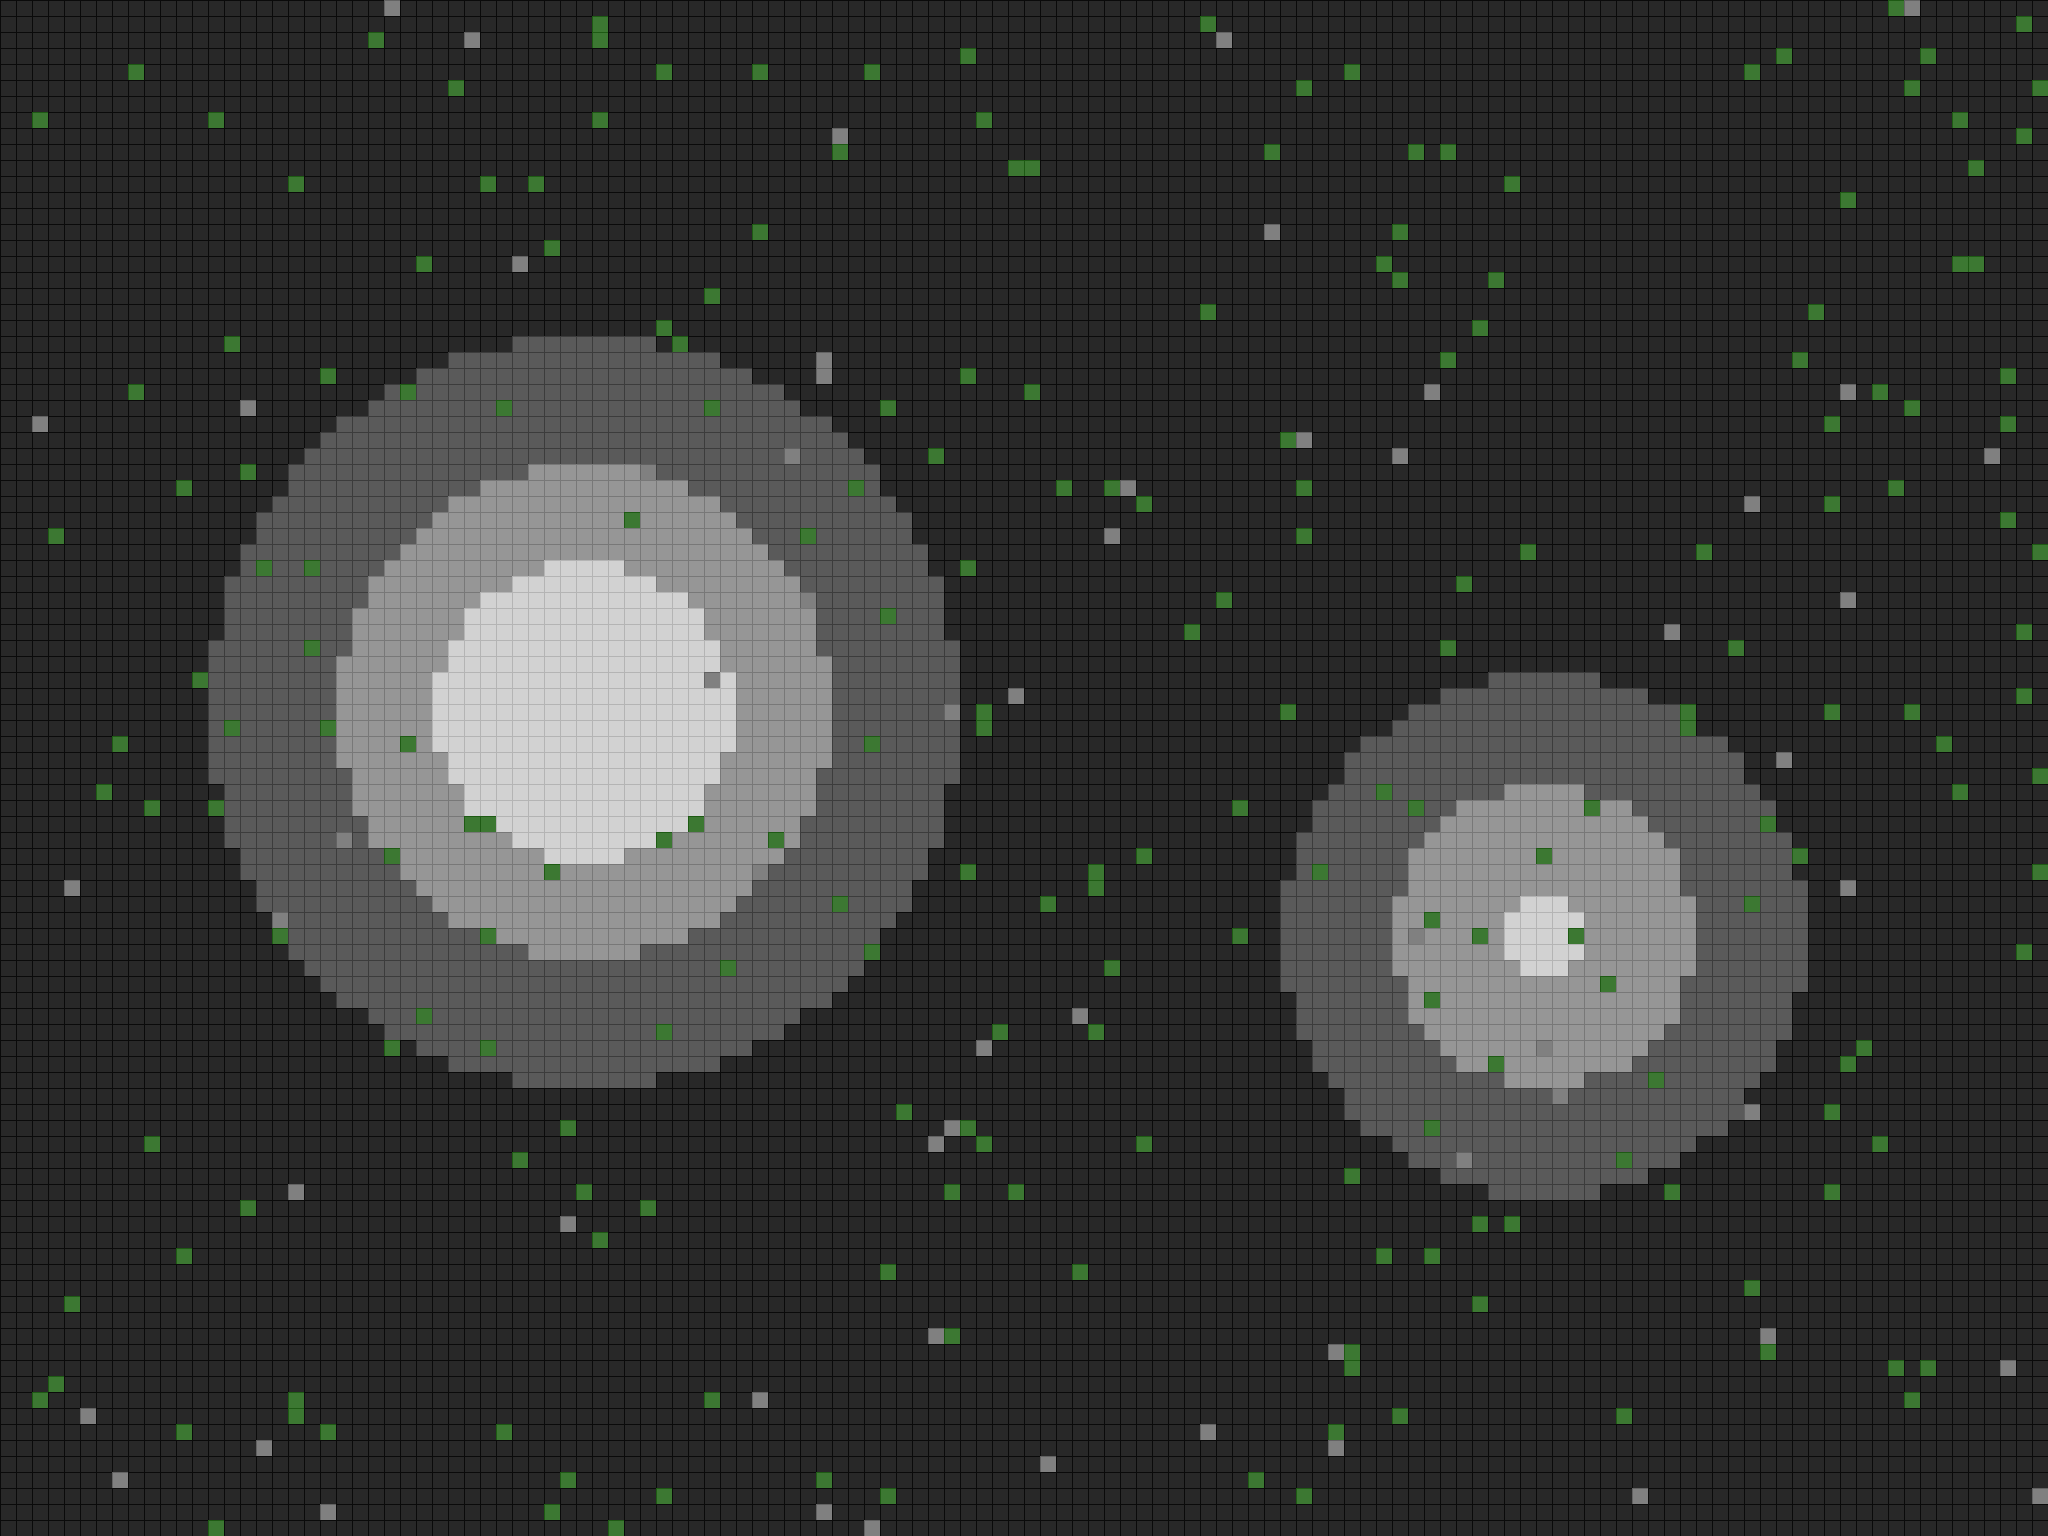

This game map was drawn from its Tiled (.tmx) file and the tilesets committed beside it. A one-line description and the trimmed map source follow:
An orthogonal 128x96 tile map with 16x16 px tiles, 3 tile layers (terrain, height, obstacles), 3 tilesets and 10 objects (5x red, 4x blue, patrol).

<map version="1.10" tiledversion="1.11.2" orientation="orthogonal" renderorder="right-down" width="128" height="96" tilewidth="16" tileheight="16" infinite="0" nextlayerid="5" nextobjectid="11">
 <tileset firstgid="1" source="../tilesets/terrain.tsx" />
 <tileset firstgid="5" source="../tilesets/heights.tsx" />
 <tileset firstgid="9" source="../tilesets/obstacles.tsx" />
 <layer id="1" name="terrain" width="128" height="96">
  <data>[12288 cells, 12288 non-empty, 4 distinct tile ids]</data>
 </layer>
 <layer id="2" name="height" width="128" height="96">
  <data>[12288 cells, 12288 non-empty, 4 distinct tile ids]</data>
 </layer>
 <layer id="3" name="obstacles" width="128" height="96">
  <data>[12288 cells, 280 non-empty, 2 distinct tile ids]</data>
 </layer>
 <objectgroup id="4" name="ai">
  <object id="1" name="blue_1" type="blue" x="936" y="1416">
   <point />
  </object>
  <object id="2" name="blue_2" type="blue" x="1000" y="1432">
   <point />
  </object>
  <object id="3" name="blue_3" type="blue" x="1064" y="1416">
   <point />
  </object>
  <object id="4" name="blue_4" type="blue" x="1128" y="1432">
   <point />
  </object>
  <object id="5" name="red_1" type="red" x="840" y="232">
   <point />
  </object>
  <object id="6" name="red_2" type="red" x="968" y="200">
   <point />
  </object>
  <object id="7" name="red_3" type="red" x="1096" y="232">
   <point />
  </object>
  <object id="8" name="red_4" type="red" x="1224" y="264">
   <point />
  </object>
  <object id="9" name="red_5" type="red" x="728" y="360">
   <point />
  </object>
  <object id="10" name="patrol_north" type="patrol" x="728" y="360">
   <polyline points="0,0 640,0 640,192" />
  </object>
 </objectgroup>
</map>
